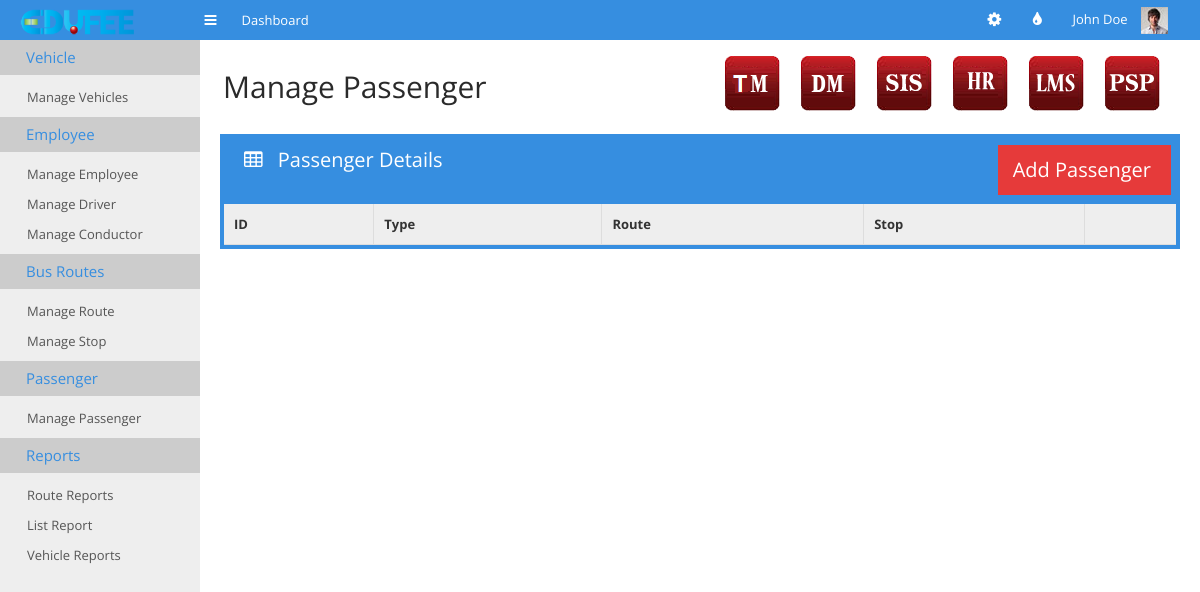
/tm-manage-passenger.php, run on an earlier commit of the app's database.
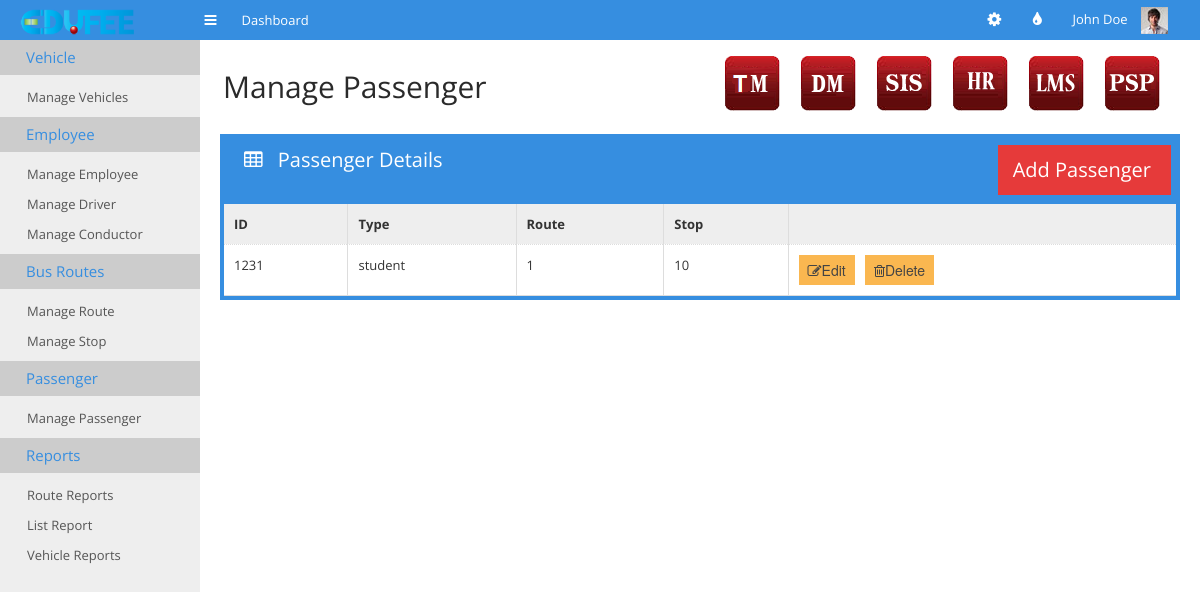
And on a later commit of the database.
### tables this page shows
CREATE TABLE IF NOT EXISTS `tm_passengers` (
  `id` int(11) NOT NULL,
  `route` int(11) DEFAULT NULL,
  `stop` int(11) DEFAULT NULL,
  `type` varchar(15) NOT NULL,
  PRIMARY KEY (`id`)
);

### tm-manage-passenger.php (the view, shortened to what this page needs)
 <!doctype html>
<html>
<head>
	<link rel="stylesheet" href="css/bootstrap.min.css">
	<link rel="stylesheet" href="css/bootstrap-responsive.min.css">
	<link rel="stylesheet" href="css/plugins/jquery-ui/smoothness/jquery-ui.css">
	<link rel="stylesheet" href="css/plugins/jquery-ui/smoothness/jquery.ui.theme.css">
	<link rel="stylesheet" href="css/style.css">
	<link rel="stylesheet" href="css/themes.css">
</head>
<body>
	<div id="navigation">
		<div class="container-fluid">
			<a href="#" id="brand"></a>
			<a href="#" class="toggle-nav" rel="tooltip" data-placement="bottom" title="Toggle navigation"><i class="icon-reorder"></i></a>
			<ul class='main-nav'>
				<li>
					<a href="index.html">
						<span>Dashboard</span>
					</a>
				</li>
			</ul>
			<div class="user">
				<ul class="icon-nav">
					<li class="dropdown sett">
						<a href="#" class='dropdown-toggle' data-toggle="dropdown"><i class="icon-cog"></i></a>
					</li>
					<li class='dropdown colo'>
						<a href="#" class='dropdown-toggle' data-toggle="dropdown"><i class="icon-tint"></i></a>
					</li>
				</ul>
				<div class="dropdown">
					<a href="#" class='dropdown-toggle' data-toggle="dropdown">John Doe <img src="img/demo/user-avatar.jpg" alt=""></a>
				</div>
			</div>
		</div>
	</div>
	<div class="container-fluid" id="content">
		<?php
require_once "cms.php";
?>
		<div id="main">
			<div class="container-fluid">
				<div class="page-header">
					<div class="pull-left">
						<h1>Manage Passenger</h1>
					</div>
					<div class="pull-right">
					    <ul class="minitiles" style="display:inline !important;">
					    	<li><a href="tm_main.html"><img src="img/tm_icon.png" alt=""></a></li>
					        <li><a href="http://www.edufee.com/subscribe_donation/"><img src="img/dm_icon.png" alt=""></a></li>
					        <li> <a href="http://www.edufee.com/SIS/home/"><img src="img/sis_icon.png" alt="" style="border:none;" border="0"/></a> </li>
					    	<li><a href="http://www.edufee.com/hrm/symfony/web/index.php/admin/LandingPage"><img src="img/hr_icon.png" alt=""></a></li>
					        <li> <a href="http://www.edufee.com/openbiblio/catalog/home.php"><img src="img/lms_icon.png" alt="" style="border:none;" border="0"/></a> </li>
					      <li><a href="http://www.edufee.com/psp_dashboard/psp"><img src="img/psp_icon.png" alt="" border="0"/>
					      </a></li>
					    </ul>
					</div>
				</div>
			<div class="row-fluid">
					<div class="span12">
						<div class="box box-color box-bordered">
							<div class="box-title">
								<h3>
									<i class="icon-table"></i>
									Passenger Details
								</h3>
								<div class="pull-right" style="margin-right: 5px;">
									<ul class="pull-right stats"><li class="lightred">
											<a href="tm-add-passenger.php">
												<div  style="margin-right: 5px;">
													<h3>Add Passenger</h3>
												</div>
											</a>
										</li></ul>
								</div>
							</div>
							<div class="box-content nopadding">
								<table class="table table-hover table-nomargin table-bordered">
									<thead>
										<tr>
											<th>ID</th>
											<th>Type</th>
											<th>Route</th>
											<th class='hidden-350'>Stop</th>
											<th></th>
										</tr>
									</thead>
									<tbody>
									<?php
										require_once "datas.php";
										$dbconnection = connectSQL($dbdetails);
										if(mysqli_connect_errno())
								        {
								            echo "db_connection_fail";
								        }
								        else
								        {
								        	$sql="select * from tm_passengers";
								        	$result=mysqli_query($dbconnection,$sql);
								        	while($row=mysqli_fetch_array($result))
											{
												echo '<tr><td>'.$row['id'].'</td><td>'.$row['type'].'</td><td>'.$row['route'].'</td><td class="hidden-350">'
													.$row['stop'].'</td><td><button class="edit btn btn-warning" value="'.$row['id']
													.'"><i class="icon-edit"></i>Edit</button><span>&nbsp&nbsp</span>
                                            <button class="delete btn btn-warning" value="'.$row['id']
													.'"><i class="icon-trash"></i>Delete</button></td></tr>';
											}
								        }
									?>
									</tbody>
								</table>
							</div>
						</div>
					</div>
				</div>
			</div>
		</div>
</body>
</html>

What changed in the data, as far as the page shows it:
added tm_passengers: id "1231", type "student", route "1", stop "10"
